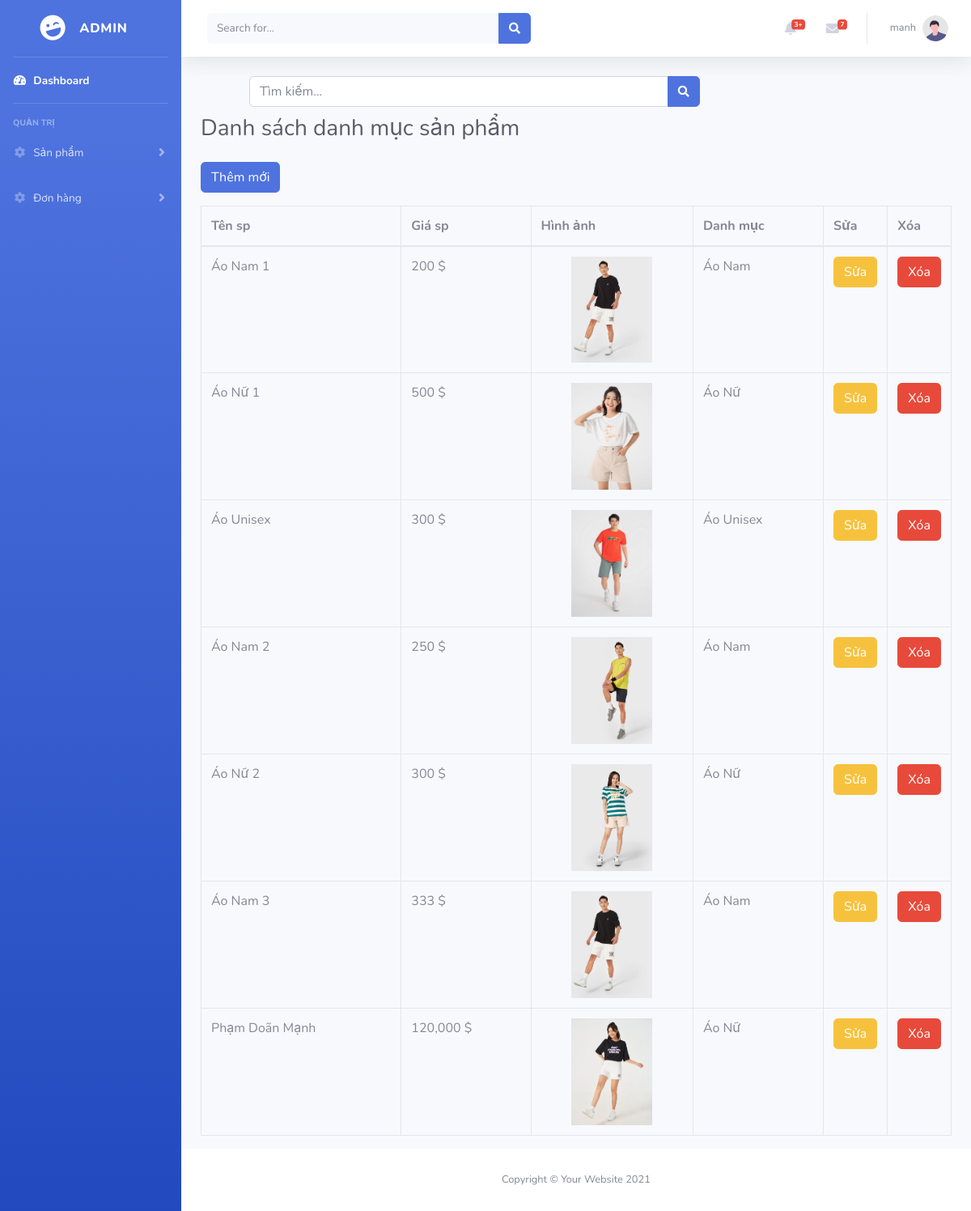
/view/admin/product/list.php (signed in), run on the app's committed database.
### tables this page shows
CREATE TABLE `products` (
  `id` int(11) NOT NULL,
  `name` varchar(255) NOT NULL,
  `price` int(11) NOT NULL,
  `color_id` varchar(255) NOT NULL,
  `size_id` varchar(255) NOT NULL,
  `category_id` varchar(255) NOT NULL,
  `img` varchar(255) NOT NULL,
  `description` text NOT NULL
);

CREATE TABLE `categories` (
  `id` int(11) NOT NULL,
  `name` varchar(255) NOT NULL
);

### Controller/ProductController.php (called while the page is built, shortened)
<?php
include_once('../../../Model/Product.php');
class ProductController
{
    public function getAll()
    {
        $product = new Product();
        if (isset($_GET["name"])) {
            $name = $_GET["name"];
        } else {
            $name = '';
        }
        $result = $product->getAll($name);
        return $result;
    }
}

### Model/Product.php (called while the page is built, shortened)
<?php
class Product extends Database
{
    public function getAll($name)
    {
        $condion = '';
        $sql = "SELECT p.*,c.name as c_name FROM products p inner join categories c on p.category_id = c.id $condion";
        $result = mysqli_query(parent::$conn, $sql);
        return $result;
    }
}

### view/admin/product/list.php (the view, shortened to what this page needs)
<?php
include_once('../include/header.php');
include_once('../../../Controller/ProductController.php');
$product = new ProductController();
$products = $product->getAll();
?>
<form class="form_list_search" action="" method="get">
    <div class="input-group">
        <input type="text" class="form-control small" placeholder="Tìm kiếm..." aria-label="Search"
            aria-describedby="basic-addon2" name="name">
        <div class="input-group-append">
            <button class="btn btn-primary" type="submit">
                <i class="fas fa-search fa-sm"></i>
            </button>
        </div>
    </div>
</form>
<div class="d-sm-flex align-items-center justify-content-between mb-4">
    <h1 class="h3 mb-0 text-gray-800">Danh sách danh mục sản phẩm</h1>
</div>
<p><a href="/web_demo/view/admin/product/add.php" class="btn btn-primary">Thêm mới</a></p>
<table class="table table-bordered">
    <thead>
        <tr>
            <th>Tên sp</th>
            <th>Giá sp</th>
            <th>Hình ảnh</th>
            <th>Danh mục</th>
            <th width="5%">Sửa</th>
            <th width="5%">Xóa</th>
        </tr>
    </thead>
    <tbody>
        <?php if (mysqli_num_rows($products) > 0) {
            while ($product = mysqli_fetch_array($products)) {
        ?>
        <tr>
            <td><?= $product['name'] ?></td>
            <td><?= number_format($product['price']) ?> $</td>
            <td class="text-center"><img src='../../../<?= $product['img'] ?>' width='100px'></td>
            <td><?= $product['c_name'] ?></td>
            <td>
                <a href='' class="btn btn-warning">Sửa</a>
            </td>
            <td>
                <a href="/web_demo/view/admin/product/delete.php?id=<?= $product['id'] ?>" class="btn btn-danger"
                    onclick="return confirm('Bạn có chắc chắn xóa ?')">Xóa</a>
            </td>
        </tr>
        <?php
            }
        } ?>
    </tbody>
</table>
<?php
include_once('../include/footer.php');
?>

### public/css/admin.css (style rules this page uses)
.form_list_search { width: 60%; margin: 20px 0px 10px 60px; }

### data on the page
products: name "Áo Nam 1", price "200", img (picture), category.name "Áo Nam"
products: name "Áo Nữ 1", price "500", img (picture), category.name "Áo Nữ"
products: name "Áo Unisex", price "300", img (picture), category.name "Áo Unisex"
products: name "Áo Nam 2", price "250", img (picture), category.name "Áo Nam"
products: name "Áo Nữ 2", price "300", img (picture), category.name "Áo Nữ"
products: name "Áo Nam 3", price "333", img (picture), category.name "Áo Nam"
products: name "Phạm Doãn Mạnh", price "120,000", img (picture), category.name "Áo Nữ"

### other printed values
$_SESSION['name'] "manh"
